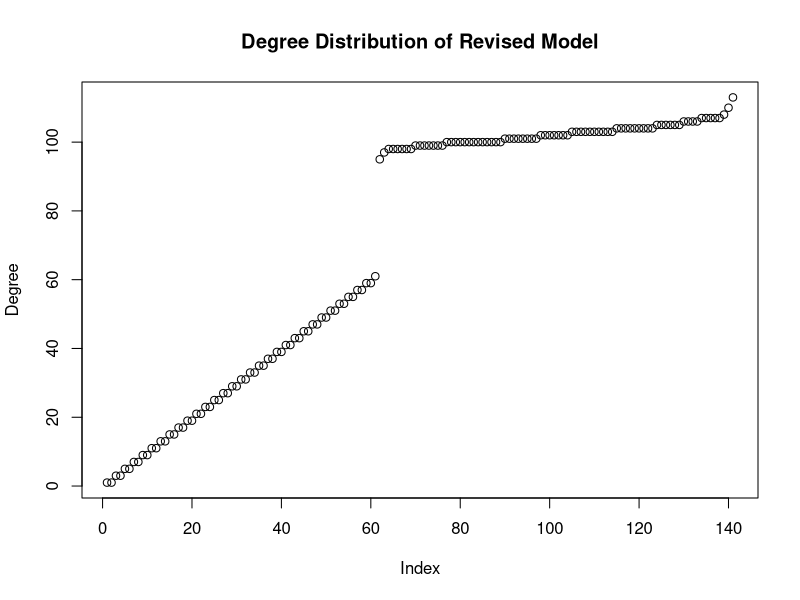

Recreate this plot in R. (Note: this script raises an error after producing the figure.)
library(igraph)

# 1. Define the graph structure
n_core <- 80
n_periphery <- 61 # Total vertices will be 141 as in your data
n_total <- n_core + n_periphery

# Start with an empty adjacency matrix
adj_matrix <- matrix(0, nrow = n_total, ncol = n_total)

# --- REVISION 1: Make the core very dense, but not a perfect clique ---
# This lowers the minimum degree of core nodes to help prevent a jump.
# We use a high probability (p=0.98) to make it "clique-like".
core_subgraph <- sample_gnp(n = n_core, p = 1, directed = FALSE)
adj_matrix[1:n_core, 1:n_core] <- as_adjacency_matrix(core_subgraph, sparse = FALSE)

# --- REVISION 2: Create a smoother, randomized gradient of connections ---
# This vector defines how many core nodes each periphery node will connect to.
# It ramps up smoothly from a low number to a high number.
num_connections_vector <- round(seq(from = 1, to = n_core ,  by = 2))
num_connections_vector <- sort(rep(num_connections_vector,round(n_periphery/length(num_connections_vector))))
length(num_connections_vector)

# Create the connections for the periphery
for (i in 1:n_periphery) {
  periphery_node_idx <- n_core + i
  num_connections <- num_connections_vector[i]
  
  # Randomly sample which core nodes to connect to.
  # This ensures the connections are spread evenly across the core.
  target_core_nodes <- sample(1:n_core, size = num_connections, replace = FALSE)
  
  adj_matrix[periphery_node_idx, target_core_nodes] <- 1
}

# Make the final matrix symmetric
adj_matrix <- adj_matrix + t(adj_matrix)
adj_matrix[adj_matrix > 0] <- 1

sort(apply(adj_matrix, 1, sum))
# You can now proceed with this revised 'adj_matrix'
# For example, check the degree distribution:
final_graph <- graph_from_adjacency_matrix(adj_matrix, mode = "undirected", diag = FALSE,weighted = NULL)
plot(sort(degree(final_graph)), main = "Degree Distribution of Revised Model", ylab = "Degree")

eigen_decomp <- eigen(adj_matrix)
eigenvectors <- eigen_decomp$vectors

# 4. Create the Plot
# Color the nodes by their degree to visualize the smooth transition
color_palette <- colorRampPalette(c("SkyBlue2", "red"))
# order(target_degrees) ensures the colors match the sorted degrees
node_colors <- color_palette(length(target_degrees))[rank(degree(g))]

# Plot the most informative eigenvectors
plot(eigenvectors[, 1], eigenvectors[, 2],
     col = node_colors,
     pch = 19,
     xlab = "Eigenvector 1",
     ylab = "Eigenvector 2",
     main = "Spectral Embedding from Target Degree Sequence"
)


